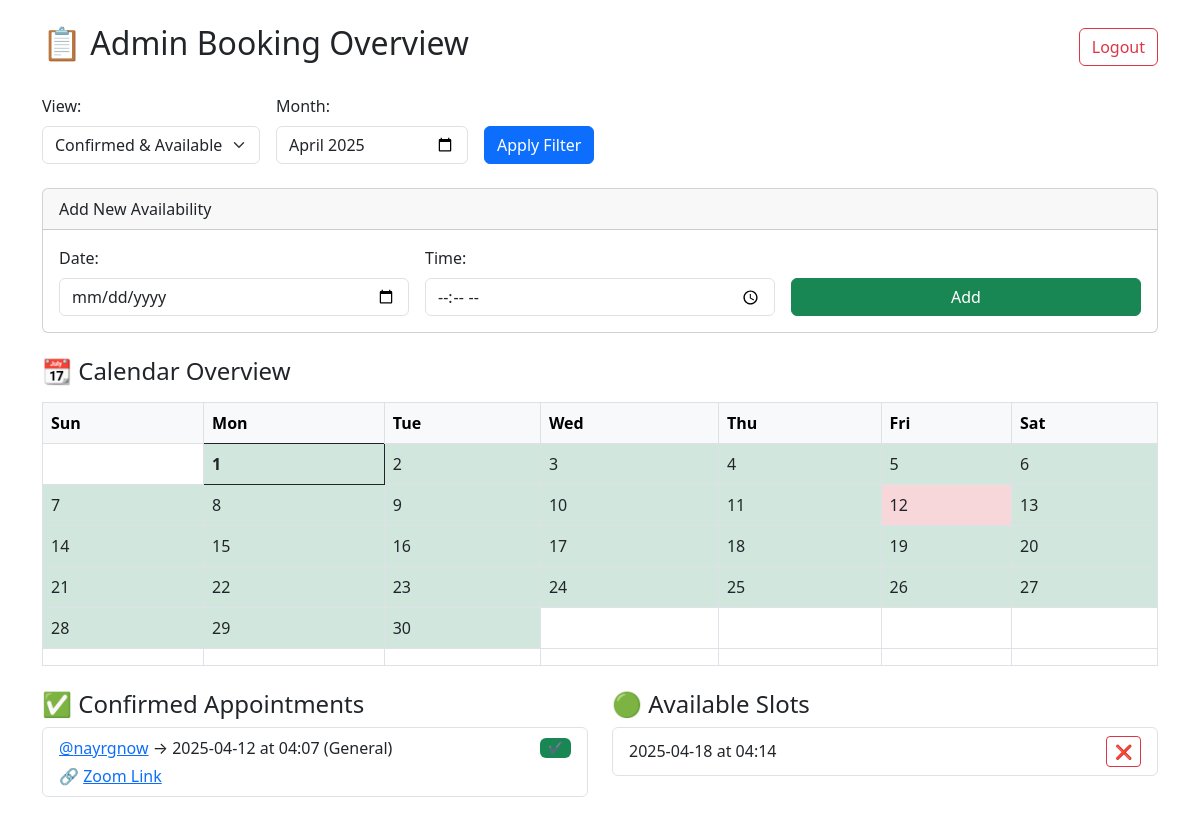
/dashboard (signed in), run on the app's committed database.
### tables this page shows
CREATE TABLE appointments (
                user_id INTEGER,
                username TEXT,
                date TEXT,
                time TEXT,
                type TEXT,
                zoom_link TEXT
            );

CREATE TABLE availability (
                rowid INTEGER PRIMARY KEY AUTOINCREMENT,
                date TEXT,
                time TEXT
            );

### flask_admin.py (the view)
@app.route('/dashboard', methods=['GET', 'POST'])
@login_required
def dashboard():
    category = request.args.get("category", "both")
    selected_date = request.args.get("selected_date") or None
    month_year = request.args.get("month_year")
    if month_year:
        year, month = map(int, month_year.split("-"))
    else:
        today_dt = datetime.today()
        year = today_dt.year
        month = today_dt.month
    today = datetime(year, month, 1)
    if request.method == 'POST':
        date = request.form['date']
        time = request.form['time']
        asyncio.run(save_slot(date, time))
        return redirect(f"/dashboard?category={category}&month_year={year:04d}-{month:02d}")  # clear selected_date
    all_slots = asyncio.run(fetch_all_slots())
    all_bookings = asyncio.run(fetch_all_appointments())
    def date_matches_month(date_str, year, month):
        try:
            d = datetime.strptime(date_str, "%Y-%m-%d")
            return d.year == year and d.month == month
        except:
            return False
    slots = []
    if category in ["both", "available"]:
        if selected_date:
            slots = [s for s in all_slots if s[1] == selected_date]
        else:
            slots = [s for s in all_slots if date_matches_month(s[1], year, month)]
    bookings = []
    if category in ["both", "confirmed"]:
        if selected_date:
            bookings = [b for b in all_bookings if b[1] == selected_date]
        else:
            bookings = [b for b in all_bookings if date_matches_month(b[1], year, month)]
    date_status = asyncio.run(get_date_status_map())
    return render_template("dashboard.html",
                           slots=slots,
                           bookings=bookings,
                           category=category,
                           today=today,
                           selected_date=selected_date,
                           month=month,
                           year=year,
                           date_status=date_status)

### flask_admin.py (called while the page is built)
def login_required(f):
    @wraps(f)
    def decorated_function(*args, **kwargs):
        if not session.get('logged_in'):
            return redirect(url_for('login'))
        return f(*args, **kwargs)
    return decorated_function

async def fetch_all_appointments():
    async with aiosqlite.connect(DB_PATH) as db:
        async with db.execute("""
            SELECT username, date, time, type, zoom_link
            FROM appointments
            ORDER BY date, time
        """) as cursor:
            return await cursor.fetchall()

async def fetch_all_slots():
    async with aiosqlite.connect(DB_PATH) as db:
        async with db.execute("SELECT rowid, date, time FROM availability ORDER BY date, time") as cursor:
            return await cursor.fetchall()

### templates/dashboard.html (shortened to what this page needs)
<!DOCTYPE html>
<html lang="en">
<head>
  <link href="https://cdn.jsdelivr.net/npm/bootstrap@5.3.0/dist/css/bootstrap.min.css" rel="stylesheet">
</head>
<body class="container py-4">
  <div class="d-flex justify-content-between align-items-center mb-4">
    <h2>📋 Admin Booking Overview</h2>
    <a href="/logout" class="btn btn-outline-danger">Logout</a>
  </div>
  <form method="get" action="/dashboard" class="row g-3 mb-4 align-items-end">
    <div class="col-auto">
      <label for="category" class="form-label">View:</label>
      <select class="form-select" name="category">
        <option value="both" {% if category == 'both' %}selected{% endif %}>Confirmed & Available</option>
      </select>
    </div>
    <div class="col-auto">
      <label for="month_year" class="form-label">Month:</label>
      <input type="month" class="form-control" name="month_year" id="month_year"
        value="{{ '%04d-%02d' % (year, month) }}">
    </div>
    <div class="col-auto">
      <button type="submit" class="btn btn-primary">Apply Filter</button>
    </div>
  </form>
  <div class="card mb-4">
    <div class="card-header">Add New Availability</div>
    <div class="card-body">
      <form method="post">
        <div class="row g-3">
          <div class="col-md-4">
            <label class="form-label">Date:</label>
            <input type="date" name="date" class="form-control" required>
          </div>
          <div class="col-md-4">
            <label class="form-label">Time:</label>
            <input type="time" name="time" class="form-control" required>
          </div>
          <div class="col-md-4 align-self-end">
            <button type="submit" class="btn btn-success w-100">Add</button>
          </div>
        </div>
      </form>
    </div>
  </div>
  <h4 class="mb-3">📆 Calendar Overview</h4>
  <table class="table table-bordered mb-4">
    <thead class="table-light">
      <tr>
        <th>Sun</th>
        <th>Mon</th>
        <th>Tue</th>
        <th>Wed</th>
        <th>Thu</th>
        <th>Fri</th>
        <th>Sat</th>
      </tr>
    </thead>
    <tbody>
      {% set first_day = today.replace(day=1) %}
      {% set total_days = (first_day.replace(month=first_day.month % 12 + 1, day=1) - first_day).days %}
      {% set today_str = first_day.strftime('%Y-%m-%d') %}
      {% for week in range(6) %}
      <tr>
        {% for dow in range(7) %}
        {% set day = week * 7 + dow - first_day.weekday() + 1 %}
        {% if day > 0 and day <= total_days %}
        {% set date_str = first_day.replace(day=day).strftime('%Y-%m-%d') %}
        {% set status_class = {
              'green': 'bg-success-subtle',
              'yellow': 'bg-warning-subtle',
              'red': 'bg-danger-subtle'
            }[date_status.get(date_str, 'green')] %}
        <td
          class="{{ status_class }} border {% if date_str == today_str %}fw-bold border-dark{% endif %} {% if date_str == selected_date %}border-primary border-2{% endif %}"
          onclick="window.location='{{ url_for('dashboard', category=category, selected_date=date_str, month_year='%04d-%02d' % (year, month)) }}'"
          style="cursor:pointer">
          {{ day }}
        </td>
        {% else %}
        <td></td>
        {% endif %}
        {% endfor %}
      </tr>
      {% endfor %}
    </tbody>
  </table>
  <div class="row">
    {% if category != 'available' %}
    <div class="col-md-6">
      <h4>✅ Confirmed Appointments{% if selected_date %} for {{ selected_date }}{% endif %}</h4>
      {% if bookings %}
      <ul class="list-group">
        {% for b in bookings %}
        <li class="list-group-item d-flex justify-content-between align-items-start flex-column">
          <div class="d-flex justify-content-between w-100">
            <span>
              <a href="https://t.me/{{ b[0] }}" target="_blank">@{{ b[0] }}</a>
              → {{ b[1] }} at {{ b[2] }} ({{ b[3] }})
            </span>
            <span class="badge bg-success align-self-center">✔</span>
          </div>
          {% if b[4] %}
          <div class="mt-1 text-truncate w-100">
            🔗 <a href="{{ b[4] }}" target="_blank" class="text-primary">Zoom Link</a>
          </div>
          {% endif %}
        </li>
        {% endfor %}
      </ul>
      {% else %}
      <div class="alert alert-secondary mt-2">No confirmed bookings found.</div>
      {% endif %}
    </div>
    {% endif %}
    {% if category != 'confirmed' %}
    <div class="col-md-6">
      <h4>🟢 Available Slots{% if selected_date %} for {{ selected_date }}{% endif %}</h4>
      {% if slots %}
      <ul class="list-group">
        {% for s in slots %}
        <li class="list-group-item d-flex justify-content-between align-items-center">
          {{ s[1] }} at {{ s[2] }}
          <a href="{{ url_for('delete_slot', id=s[0]) }}" class="btn btn-sm btn-outline-danger">❌</a>
        </li>
        {% endfor %}
      </ul>
      {% else %}
      <div class="alert alert-warning mt-2">No available slots found.</div>
      {% endif %}
    </div>
    {% endif %}
  </div>
</body>
</html>

### data on the page
appointments: username "nayrgnow", date "2025-04-12", time "04:07", type "General"
availability: date "2025-04-18", time "04:14"

### other printed values
{{ day }} "1" "2" "3" "4" "5" "6" "7" "8" "9" "10" "11" "12" "13" "14" "15" "16" "17" "18" "19" "20" "21" "22" "23" "24" "25" "26" "27" "28" "29" "30"
